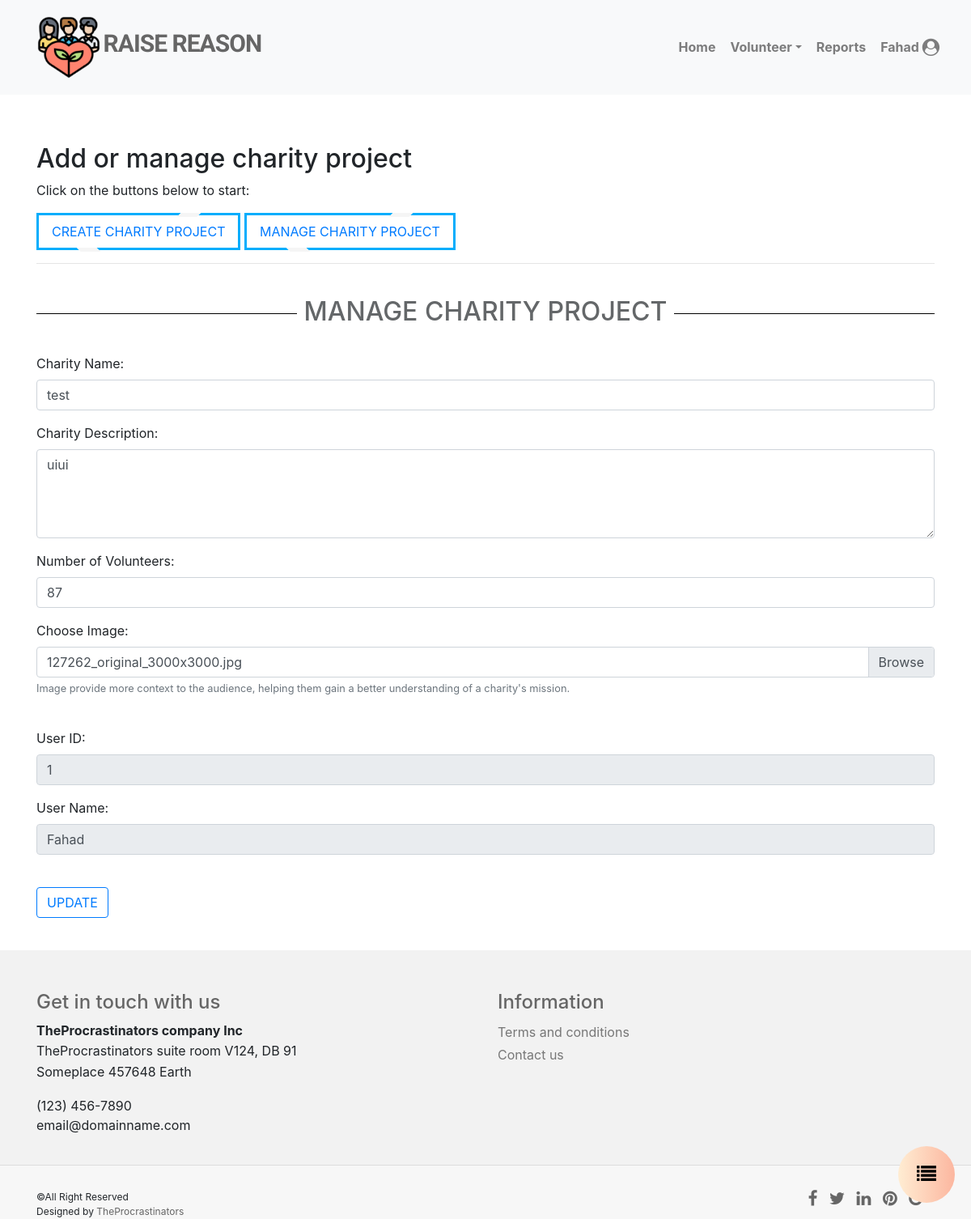
The page /add-manageCharity.php?manage=41 (signed in) on the database its author committed.
### tables this page shows
CREATE TABLE `project` (
  `idproject` int(11) NOT NULL,
  `nameproject` longtext NOT NULL,
  `desproject` longtext NOT NULL,
  `amountvolunteer` double NOT NULL,
  `imgproject` longtext NOT NULL,
  `imguniqname` longtext NOT NULL,
  `orderproject` longtext NOT NULL,
  `sdate` date NOT NULL,
  `edate` date NOT NULL,
  `userID` int(11) NOT NULL
);

CREATE TABLE `users` (
  `userID` int(11) NOT NULL,
  `username` varchar(20) NOT NULL,
  `email` varchar(50) NOT NULL,
  `password` tinytext NOT NULL,
  `name` varchar(20) DEFAULT NULL,
  `img` longtext NOT NULL,
  `token` tinytext NOT NULL,
  `tokenExpire` datetime NOT NULL
);

### include/process_E.php (called while the page is built, shortened)
<?php
include_once "connect_database.php";
if (isset($_GET['manage'])) {
    $update = true;
    $title = "Manage Charity Project";
    $idproject = $_GET['manage'];
    $sql2 = "SELECT * FROM project INNER JOIN users ON project.userID = users.userID WHERE idproject=$idproject";
    $result2 = mysqli_query($conn, $sql2);
    $resultCheck2 = mysqli_num_rows($result2);
    if ($resultCheck2 > 0) {
        $row = mysqli_fetch_assoc($result2);
        $nameproject = $row['nameproject'];
        $desproject = $row['desproject'];
        $amountvolunteer = $row['amountvolunteer'];
        $imgproject = $row['imgproject'];
        $userID = $row['userID'];
        $username = $row['username'];
    }
}

### add-manageCharity.php (the view, shortened to what this page needs)
<?php include_once 'include/top.php' ?>
<?php include_once 'include/process_E.php';
$admin = 1;
?>
<section id="content">
	<div class="container">
		<h2>Add or manage charity project</h2>
		<p>Click on the buttons below to start:</p>
		<a href="add-manageCharity.php">
			<button class="brk-btn"> Create Charity Project </button>
		</a>
		<button class="brk-btn" data-toggle="modal" data-target="#checkproject_user"> Manage Charity Project </button>
		<hr>
		<br>
		<div class="inlinec">
			<h2 style="color: #646769;"> <?php echo $title ?> </h2>
		</div>
		<br>
		<form action="include/process_E.php" method="POST" enctype="multipart/form-data">
			<div class="form-group">
				<label for="nameproject">Charity Name:</label>
				<input type="name" name="nameproject" class="form-control validate" placeholder="Enter charity name here" value="<?php echo $nameproject ?>">
			</div>
			<div class="form-group">
				<label for="desproject">Charity Description:</label>
				<textarea class="form-control" name="desproject" rows="4" placeholder="Enter description here"><?php echo $desproject ?></textarea>
			</div>
			<div class="form-group">
				<label for="amountvolunteer">Number of Volunteers:</label>
				<input class="form-control" name="amountvolunteer" placeholder="Enter amount here" value="<?php echo $amountvolunteer ?>"></input>
			</div>
			<div class="form-group">
				<label>Choose Image:</label>
				<div class="custom-file">
					<label class="custom-file-label" for="inputGroupFile02"><?php echo $imgproject ?></label>
				</div>
				<small class="form-text text-muted">Image provide more context to the audience, helping them gain a
					better understanding of a charity's mission.</small>
			</div>
			<?php if ($username == "" && $_SESSION["userID"] == $admin) : ?>
				<div class="form-group">
					<label for="userID">User ID:</label>
					<input class="form-control" name="userID" placeholder="Enter user ID here">
				</div>
			<?php else : ?>
				<div class="form-group">
					<label for="userID">User ID:</label>
					<input class="form-control" name="" placeholder="Enter user name here" <?php if ($_SESSION["userID"] == $admin) {
																								echo 'value="' . $userID . '" disabled';
																							} else {
																								echo 'value="' . $_SESSION["userID"] . '" disabled';
																							} ?>>
				</div>
				<div class="form-group">
					<label for="username">User Name:</label>
					<input class="form-control" name="" placeholder="Enter user name here" <?php if ($_SESSION["userID"] == $admin) {
																								echo 'value="' . $username . '" disabled';
																							} else {
																								echo 'value="' . $_SESSION["username"] . '" disabled';
																							} ?>>
				</div>
			<?php endif ?>
			<br>
			<?php
			if ($update == false) {
				echo '<button class="btn btn-outline-info" name="submit">SUBMIT</button>';
			} else {
				echo '<button class="btn btn-outline-primary" name="update">UPDATE</button>';
			}
			?>
		</form>
	</div>
</section>
<?php include_once 'include/footer.php' ?>
<div class="scrollup2">
	<a href="homepage.php">
		<button class="btn btn-1 btn-circle btn-xl volunteerIcon">
			<i class="fa fa-list fa-l" g></i>
		</button>
	</a>
</div>

### css/style2.css (style rules this page uses)
body { font-family: 'Open Sans', Arial, sans-serif; font-size: 14px; font-weight: 300; line-height: 1.6em; color: #656565; }
.btn-circle.btn-xl { width: 70px; height: 70px; padding: 10px 16px; border-radius: 35px; font-size: 24px; line-height: 1.33; }
.btn-circle { width: 30px; height: 30px; padding: 6px 0px; border-radius: 15px; text-align: center; font-size: 12px; line-height: 1.42857; }
.volunteerIcon { transition: 0.5s !important; background-size: 200% auto; border-radius: 50%; }
.btn-1 { background-image: linear-gradient( to right, #ffecd2 0%, #fcb69f 51%, #ffecd2 100% ); }
h1, h2, h3, h4, h5, h6 { font-family: 'Roboto', sans-serif; font-weight: 700; line-height: 1.1em; color: #666; margin-bottom: 5px; }
#content { position: relative; background: #fff; padding: 60px 0 40px 0; }
.scrollup2 { position: fixed; width: 67px; height: 50px; bottom: 20px; right: 30px; -webkit-border-radius: 2px 2px 0 0; -moz-border-radius: 2px 2px 0 0; border-radius: 2px 2px 0 0; display: inline-block; }
.scrollup2 button { position: fixed; width: 32px; height: 32px; bottom: 20px; right: 20px; -webkit-border-radius: 2px 2px 0 0; -moz-border-radius: 2px 2px 0 0; border-radius: 2px 2px 0 0; }

### bodybg/bg1.css (style rules this page uses)
body { background: url(../img/bodybg/bg1.png) repeat left top; }

### add-manageCharity.php (style rules this page uses)
.brk-btn { position: relative; background: none; color: #007bff; text-transform: uppercase; text-decoration: none; border: 0.2em solid #03adfc; padding: 0.5em 1em; }
.brk-btn::before { content: ''; display: block; position: absolute; width: 10%; background: whitesmoke; height: 0.3em; right: 20%; top: -0.21em; transform: skewX(-45deg); -webkit-transition: all 0.45s cubic-bezier(0.86, 0, 0.07, 1); transition: all 0.45s cubic-bezier(0.86, 0, 0.07, 1); }
.brk-btn::after { content: ''; display: block; position: absolute; width: 10%; background: whitesmoke; height: 0.3em; left: 20%; bottom: -0.25em; transform: skewX(45deg); -webkit-transition: all 0.45 cubic-bezier(0.86, 0, 0.07, 1); transition: all 0.45s cubic-bezier(0.86, 0, 0.07, 1); }
.inlinec { overflow: hidden; text-align: center; text-transform: uppercase; }
.inlinec h2:before, .inlinec h2:after { background-color: #000; content: ""; display: inline-block; height: 1px; position: relative; vertical-align: middle; width: 50%; }
.inlinec h2:before { margin-left: -50%; }
.inlinec h2:after { margin-right: -50%; }

### rows shown on the page
project: nameproject "test", desproject "uiui", amountvolunteer "87", imgproject "127262_original_3000x3000.jpg", userID.userID "1", userID.username "Fahad"

### other values the page prints
$_SESSION['username'] "Fahad"
$title "MANAGE CHARITY PROJECT"
